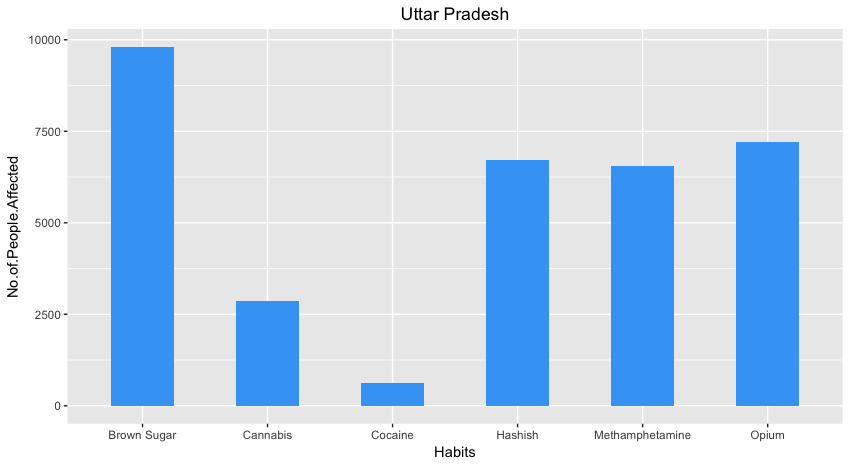

Source code (R):
#Bar Graph for Disease Vs Number of People Affected
library(ggplot2)
graphone<-read.csv("habits_UttarPradesh.csv",TRUE,",")
class(graphone)
ggplot(data=graphone, aes(x=Habits, y=No.of.People.Affected)) + geom_bar(stat="identity",width = 0.5,fill = "#42A5F5")+ggtitle("Uttar Pradesh") +
  theme(plot.title = element_text(hjust = 0.5))
